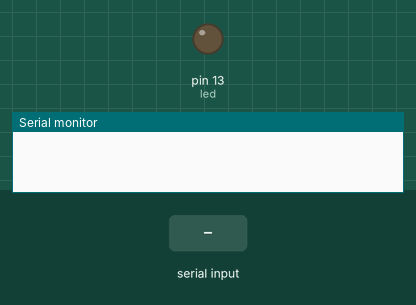
This sketch was run on a simulated Arduino Uno, built with avr-gcc and run on an emulated ATmega328P. On the bench: output pins drawn as LEDs (lit = HIGH), the last lines printed to the serial monitor. The inputs (shaded band) are chosen by the test bench.

Above: at 1.2 s.
1.3 s: byte 1 (1) received over Serial
At 2.4 s:
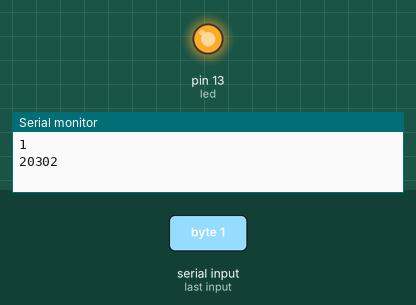
Timing chart, 0 to 4.3 s (numbered marks = the images above; inputs shaded):
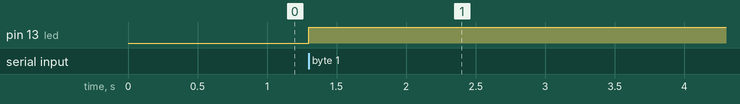

Measured:
- after the input at 1.3 s, pin 13 (led): LOW → HIGH at once

The sketch:

Bluetooth.ino
```cpp
#include <SoftwareSerial.h>

int led = 13;
int data;

void setup(){

  pinMode(led, OUTPUT);
  digitalWrite(led, LOW);
  Serial.begin(9600);
}


void loop(){
  if(Serial.available() > 0) {
    data = Serial.read();
    Serial.println(data);
    if(data == 2){
      digitalWrite(led, LOW);
      Serial.println('LED OFF');
    }

    if(data == 1){
      digitalWrite(led, HIGH);
      Serial.println('LED ON');
    }
  }
}
```
